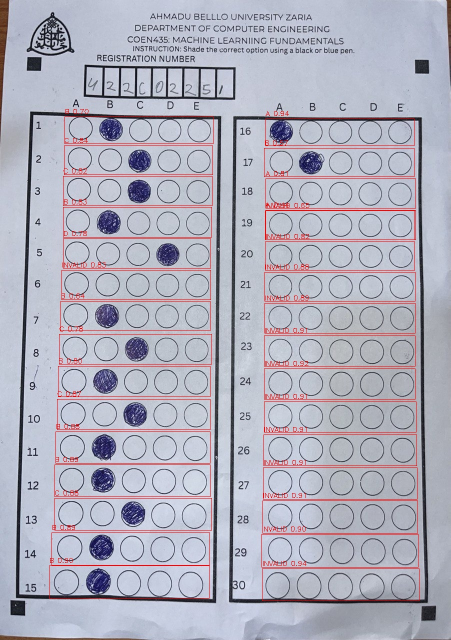
#> input picture detections_raw.jpg, 901 x 1280 px (shown at 1/2 size)
$ python -i vss.py   (imports and definitions only)
#> lines starting #> are read from the running program, lines starting #| are printed output that depends on the picture; after the words box and inside, x2 and y2 are one past the last pixel; in counts of white or black regions, pixels touching at a corner belong together
#> in process_sheet, original is the input picture: shape (1280, 901, 3); mean B, G, R 189.1, 175.6, 176.4
# process_mcq_sheet.py
import cv2
import os
import re
import numpy as np
from ultralytics import YOLO

# === CONFIGURATION ===
MCQ_MODEL_PATH = 'models/yolov8_bubbles_best.pt'
REG_MODEL_PATH = 'models/reg_number_model_v1.pt'

CONF_THRESHOLD_MCQ = 0.5
CONF_THRESHOLD_REG = 0.25
EXPECTED_REG_LENGTH = 9
REGEX_PATTERN = r'^U\d{2}[A-Z]{2}\d{4}$'

# === ANSWER KEY ===
CORRECT_ANSWERS = {
    1: "A", 2: "C", 3: "A", 4: "B", 5: "A",
    6: "D", 7: "A", 8: "C", 9: "A", 10: "A",
    11: "A", 12: "A", 13: "C", 14: "A", 15: "A",
    16: "A", 17: "A", 18: "C", 19: "A", 20: "A",
    21: "A", 22: "A", 23: "C", 24: "A", 25: "A",
    26: "A", 27: "A", 28: "C", 29: "B", 30: "A"
}

CLASS_NAMES = ['A', 'B', 'C', 'D', 'E', 'INVALID']

# === UTILS ===
def correct_character(c):
    subs = {'0': 'O', 'O': 'O', '1': '1', 'I': '1', 'L': '1', 'C ': 'C', ' ': ''}
    return subs.get(c, c)

# === STEP 1: ALIGN SHEET (optional, keep if markers are used) ===
def find_markers_and_align(image):
    gray = cv2.cvtColor(image, cv2.COLOR_BGR2GRAY)
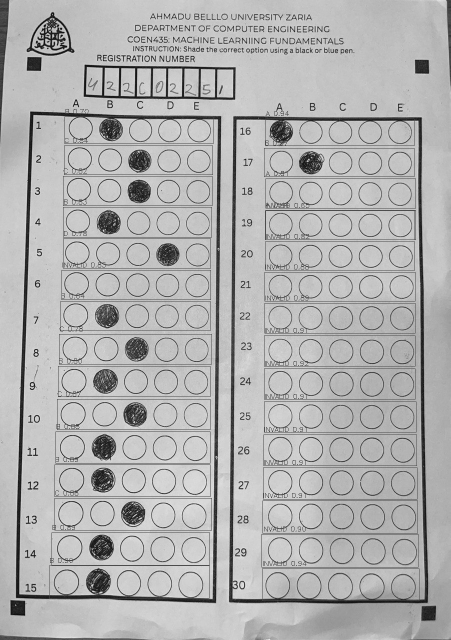
#> gray: shape (1280, 901) (shown at 1/2 size); min 1, max 244, mean 177.5
    blur = cv2.GaussianBlur(gray, (5, 5), 0)
    _, thresh = cv2.threshold(blur, 100, 255, cv2.THRESH_BINARY_INV)
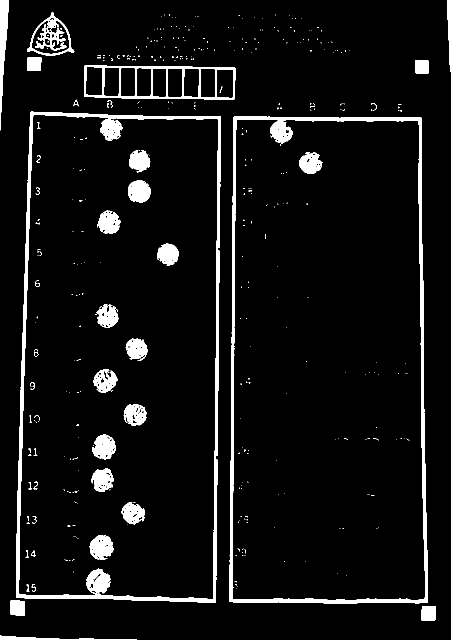
#> thresh: shape (1280, 901) (shown at 1/2 size); 6.2% white; 395 white regions (348 under 20 px)

    contours, _ = cv2.findContours(thresh, cv2.RETR_EXTERNAL, cv2.CHAIN_APPROX_SIMPLE)
#> contours = 163 contours, 151 with area under 20; largest, box (x1, y1, x2, y2) and area: (32, 223, 442, 1206) 379678, (459, 233, 856, 1207) 372936, (168, 130, 471, 199) 19048, (54, 25, 149, 111) 4787, (0, 0, 18, 261) 2024
    h_img, w_img = image.shape[:2]
#> h_img = 1280; w_img = 901

    candidates = []
    for cnt in contours:
        area = cv2.contourArea(cnt)
        if 500 < area < 20000:
            rect = cv2.minAreaRect(cnt)
            w, h = rect[1]
            if w == 0 or h == 0:
                continue
            aspect_ratio = max(w, h) / min(w, h)
            fill_ratio = area / (w * h)
            if aspect_ratio < 1.2 and fill_ratio > 0.85:
                cx, cy = np.int0(rect[0])
                candidates.append((cx, cy, cnt))
#> this loop made 163 passes
#> (area, rect, w, h, aspect_ratio, fill_ratio, cx, cy) on passes 2, 3, 39, 54: (774, ((857, 1226.5), (29, 28), -90), 29, 28, 1.04, 0.953, 857, 1226), (792.5, ((35, 1215.5), (29, 28), -90), 29, 28, 1.04, 0.976, 35, 1215), (672, ((843.5, 133), (26, 27), -90), 26, 27, 1.04, 0.957, 843, 133), (679, ((67.94, 127.4), (26.27, 27.81), -87.61), 26.27, 27.81, 1.06, 0.929, 67, 127)
#> (area, rect, w, h, aspect_ratio, fill_ratio) on passes 1, 37, 161, 163: (676, ((136.5, 1275), (8, 273), -90), 8, 273, 34.12, 0.31), (19048, ((318.9, 164.6), (65.15, 302), -89.12), 65.15, 302, 4.63, 0.968), (4787, ((95.69, 69.25), (92.79, 85.02), -9.21), 92.79, 85.02, 1.09, 0.607), (2023.5, ((8.5, 130), (260, 17), -90), 260, 17, 15.29, 0.458)
#> after the loop, candidates = 4 items

    if len(candidates) < 4:
        return image  # fallback if markers fail

    corners = [(0, 0), (w_img, 0), (0, h_img), (w_img, h_img)]
    closest = [min(candidates, key=lambda c: np.hypot(c[0] - cx, c[1] - cy))[:2] for cx, cy in corners]
#> closest = [(67, 127), (843, 133), (35, 1215), (857, 1226)]

    src_pts = np.array(closest, dtype='float32')
#> src_pts = [[67, 127], [843, 133], [35, 1215], [857, 1226]]
    dst_pts = np.array([[0, 0], [2480, 0], [0, 3508], [2480, 3508]], dtype='float32')

    M = cv2.getPerspectiveTransform(src_pts, dst_pts)
#> M = [[3.23, 0.095, -228.6], [-0.0266, 3.44, -435], [4.8e-06, 5.5e-05, 1]]
    return cv2.warpPerspective(image, M, (2480, 3508))
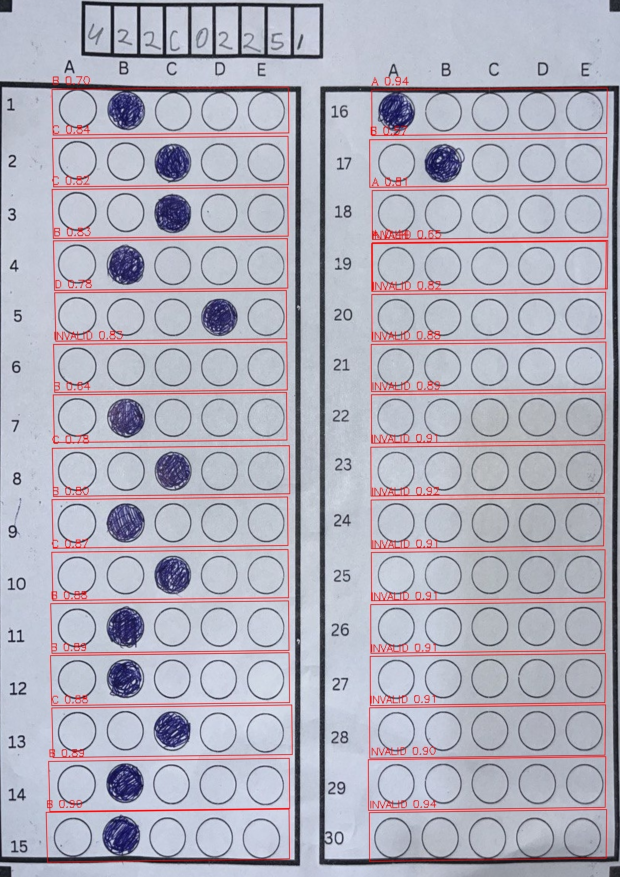
#> returned value: shape (3508, 2480, 3) (shown at 1/4 size); mean of channels 0, 1, 2 188.1, 175, 177.5; drawn as B, G, R

# === STEP 2: CONTOUR-BASED REGION DETECTION ===
def extract_boxes_from_contours(image):
    gray = cv2.cvtColor(image, cv2.COLOR_BGR2GRAY)
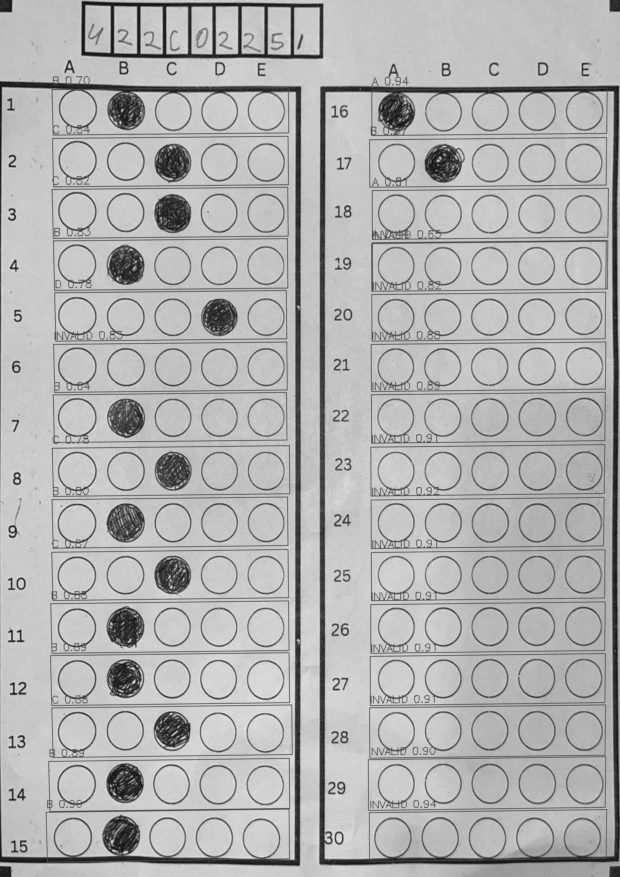
#> gray: shape (3508, 2480) (shown at 1/4 size); min 2, max 241, mean 177.3
    thresh = cv2.adaptiveThreshold(gray, 255, cv2.ADAPTIVE_THRESH_GAUSSIAN_C,
                                   cv2.THRESH_BINARY_INV, 15, 10)
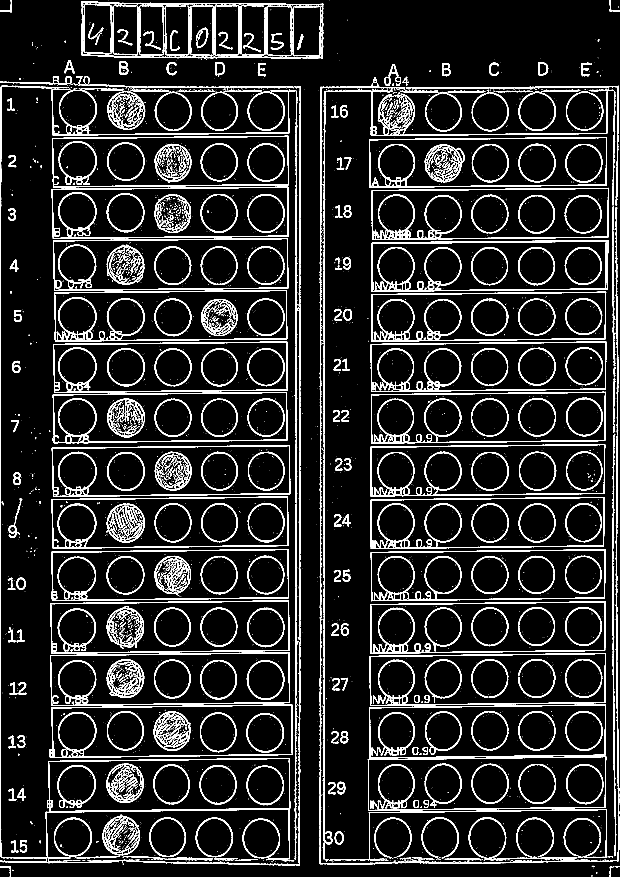
#> thresh: shape (3508, 2480) (shown at 1/4 size); 9.8% white; 4264 white regions (3335 under 20 px)
    contours, _ = cv2.findContours(thresh, cv2.RETR_EXTERNAL, cv2.CHAIN_APPROX_SIMPLE)
#> contours = 1177 contours, 893 with area under 20; largest, box (x1, y1, x2, y2) and area: (0, 342, 1161, 3453) 205322, (1471, 3025, 2425, 3243) 194554, (197, 2818, 1171, 3032) 193370, (200, 2609, 1160, 2824) 193150, (1477, 2818, 2424, 3034) 191817
    rects = []
    for cnt in contours:
        approx = cv2.approxPolyDP(cnt, 0.02 * cv2.arcLength(cnt, True), True)
        if len(approx) == 4:
            x, y, w, h = cv2.boundingRect(approx)
            area = w * h
            rects.append((x, y, w, h, area))
#> this loop made 1177 passes
#> (x, y, w, h, area) on passes 66, 81, 87, 141, 259, 283, 287, 289, 320, 321, 349, 350: (1541, 3441, 13, 2, 26), (939, 3440, 20, 2, 40), (2179, 3439, 10, 2, 20), (191, 3431, 92, 9, 828), (1472, 3026, 953, 216, 205848), (1278, 2884, 53, 576, 30528), (1477, 2818, 947, 216, 204552), (198, 2818, 972, 210, 204120), (1479, 2614, 945, 210, 198450), (201, 2610, 958, 213, 204054), (1482, 2406, 941, 209, 196669), (202, 2402, 956, 212, 202672)
#> (x, y, w, h) on pass 431: (131, 1959, 2, 3)
#> after the loop, rects = 135 items, first 6: (2375, 3463, 2, 6, 12), (1330, 3447, 2, 2, 4), (1167, 3446, 3, 2, 6), (882, 3444, 3, 2, 6), (1541, 3441, 13, 2, 26), (891, 3441, 3, 2, 6)

    rects = [r for r in rects if r[4] > 10000]
#> rects = 35 items, first 6: (1472, 3026, 953, 216, 205848), (1278, 2884, 53, 576, 30528), (1477, 2818, 947, 216, 204552), (198, 2818, 972, 210, 204120), (1479, 2614, 945, 210, 198450), (201, 2610, 958, 213, 204054)
    rects = sorted(rects, key=lambda r: r[4], reverse=True)
#> rects = 35 items, first 6: (1958, 343, 516, 481, 248196), (1472, 3026, 953, 216, 205848), (1477, 2818, 947, 216, 204552), (198, 2818, 972, 210, 204120), (201, 2610, 958, 213, 204054), (202, 2402, 956, 212, 202672)

    tall_boxes = [r for r in rects if r[3] > r[2] * 1.2]
#> tall_boxes = 9 items, first 6: (2359, 1742, 117, 1705, 199485), (1296, 361, 188, 479, 90052), (1278, 2884, 53, 576, 30528), (334, 14, 111, 201, 22311), (767, 26, 104, 206, 21424), (1176, 24, 106, 196, 20776)
    tall_boxes = sorted(tall_boxes, key=lambda r: r[0])  # left to right
#> tall_boxes = 9 items, first 6: (334, 14, 111, 201, 22311), (767, 26, 104, 206, 21424), (868, 20, 90, 198, 17820), (961, 22, 93, 195, 18135), (1072, 27, 95, 197, 18715), (1176, 24, 106, 196, 20776)

    if len(tall_boxes) >= 2:
        return tall_boxes[0][:4], tall_boxes[1][:4]
    return None, None

# === STEP 3: YOLO PREDICTION ===
# [55 lines left out: functions predict_mcq, divide_question_box, map_bubbles_to_questions, grade_answers, not called in this run]

# === STEP 6: REG NUMBER ===
def extract_reg_number(image):
    model = YOLO(REG_MODEL_PATH)
    results = model.predict(image, conf=CONF_THRESHOLD_REG)[0]

    boxes = results.boxes.xyxy.cpu().numpy()
    confs = results.boxes.conf.cpu().numpy()
    classes = results.boxes.cls.cpu().numpy()
    class_names = model.names

    detections = sorted(zip(boxes, classes, confs), key=lambda x: x[2], reverse=True)[:EXPECTED_REG_LENGTH]
    detections = sorted(detections, key=lambda x: x[0][0])

    raw_chars = [class_names[int(cls)].strip().upper() for _, cls, _ in detections]
    corrected_chars = [correct_character(c) for c in raw_chars]

    return ''.join(corrected_chars)

# === MAIN PIPELINE ===
def process_sheet(image_path: str):
    if not os.path.exists(image_path):
        raise FileNotFoundError("Image not found.")

    original = cv2.imread(image_path)
    aligned = find_markers_and_align(original)

    q1_15_box, q16_30_box = extract_boxes_from_contours(aligned)
#> q1_15_box = (334, 14, 111, 201); q16_30_box = (767, 26, 104, 206)
    if not q1_15_box or not q16_30_box:
        raise ValueError("Could not detect answer sheet regions.")

    reg_number = extract_reg_number(aligned)
    boxes, confs, classes = predict_mcq(aligned)
    question_map = map_bubbles_to_questions(boxes, confs, classes, q1_15_box, q16_30_box)
    grading = grade_answers(question_map)
    answers = [item["marked"] for item in grading["details"]]

    return {
        "reg_number": reg_number,
        "score": grading["score"],
        "total": grading["total"],
        "details": grading["details"],
        "answers": answers
    }

#> (the run stopped early here; a loop or call above may not have finished)
